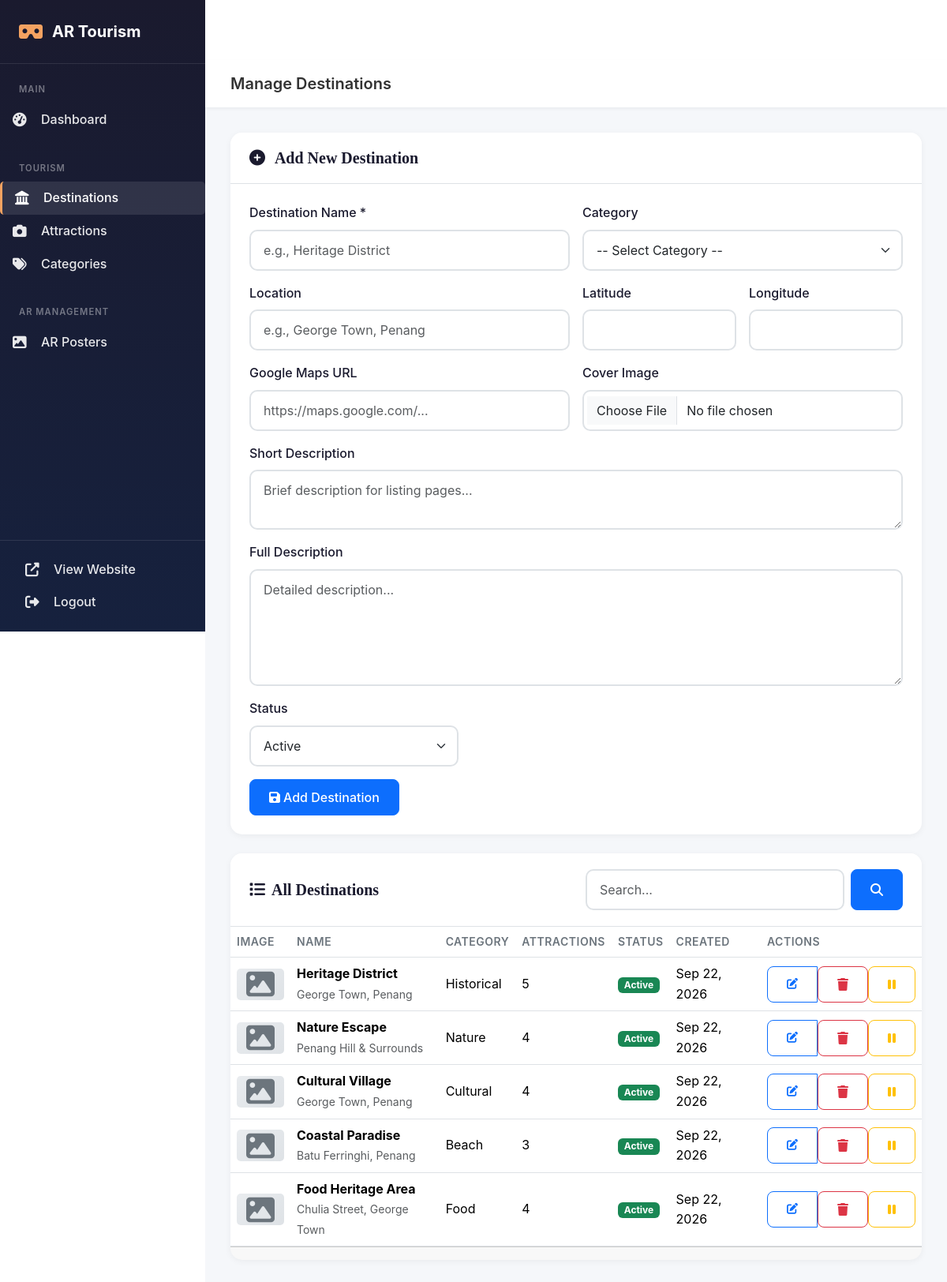
The app's page /admin/destinations/index.php (signed in) with its own data.
### tables this page shows
CREATE TABLE destinations (
    id INT AUTO_INCREMENT PRIMARY KEY,
    name VARCHAR(150) NOT NULL,
    slug VARCHAR(150) NOT NULL UNIQUE,
    short_description TEXT,
    full_description LONGTEXT,
    cover_image VARCHAR(255),
    location VARCHAR(255),
    latitude DECIMAL(10, 8),
    longitude DECIMAL(11, 8),
    google_maps_url VARCHAR(255),
    category_id INT,
    status ENUM('active', 'inactive') DEFAULT 'active',
    created_at TIMESTAMP DEFAULT CURRENT_TIMESTAMP,
    updated_at TIMESTAMP DEFAULT CURRENT_TIMESTAMP ON UPDATE CURRENT_TIMESTAMP,
    FOREIGN KEY (category_id) REFERENCES categories(id) ON DELETE SET NULL,
    INDEX idx_slug (slug),
    INDEX idx_category (category_id),
    INDEX idx_status (status)
);

CREATE TABLE categories (
    id INT AUTO_INCREMENT PRIMARY KEY,
    name VARCHAR(100) NOT NULL,
    slug VARCHAR(100) NOT NULL UNIQUE,
    description TEXT,
    icon VARCHAR(50),
    status ENUM('active', 'inactive') DEFAULT 'active',
    display_order INT DEFAULT 0,
    created_at TIMESTAMP DEFAULT CURRENT_TIMESTAMP,
    updated_at TIMESTAMP DEFAULT CURRENT_TIMESTAMP ON UPDATE CURRENT_TIMESTAMP
);

### includes/database.php (called while the page is built, shortened)
<?php
function getDB(): PDO {
    static $pdo = null;
    if ($pdo === null) {
        $dsn = 'mysql:host=' . DB_HOST . ';dbname=' . DB_NAME . ';charset=' . DB_CHARSET;
        $options = [
            PDO::ATTR_ERRMODE => PDO::ERRMODE_EXCEPTION,
            PDO::ATTR_DEFAULT_FETCH_MODE => PDO::FETCH_ASSOC,
            PDO::ATTR_EMULATE_PREPARES => false,
            PDO::MYSQL_ATTR_INIT_COMMAND => "SET NAMES utf8mb4 COLLATE utf8mb4_unicode_ci"
        ];
        try {
            $pdo = new PDO($dsn, DB_USER, DB_PASS, $options);
        } catch (PDOException $e) {
            error_log('Database connection error: ' . $e->getMessage());
            die('Database connection failed. Please check your configuration.');
        }
    }
    return $pdo;
}
function dbQuery(string $sql, array $params = []): array {
    try {
        $stmt = getDB()->prepare($sql);
        $stmt->execute($params);
        return $stmt->fetchAll();
    } catch (PDOException $e) {
        error_log('Query error: ' . $e->getMessage());
        return [];
    }
}
function dbQueryOne(string $sql, array $params = []): ?array {
    try {
        $stmt = getDB()->prepare($sql);
        $stmt->execute($params);
        $result = $stmt->fetch();
        return $result ?: null;
    } catch (PDOException $e) {
        error_log('Query error: ' . $e->getMessage());
        return null;
    }
}
function e(string $string): string {
    return htmlspecialchars($string, ENT_QUOTES, 'UTF-8');
}
?>

### includes/functions.php (called while the page is built, shortened)
<?php
require_once __DIR__ . '/database.php';
function formatDate(string $date, string $format = 'M d, Y'): string {
    try {
        return date($format, strtotime($date));
    } catch (Exception $e) {
        return $date;
    }
}
function getPagination(int $total, int $page, int $perPage): array {
    $totalPages = ceil($total / $perPage);
    $page = max(1, min($page, $totalPages));
    $offset = ($page - 1) * $perPage;
    return [
        'current_page' => $page,
        'total_pages' => $totalPages,
        'total_items' => $total,
        'per_page' => $perPage,
        'offset' => $offset,
        'has_prev' => $page > 1,
        'has_next' => $page < $totalPages
    ];
}
?>

### admin/destinations/index.php (the view, shortened to what this page needs)
<?php
require_once __DIR__ . '/../../includes/functions.php';
$editDest = null;
$page = isset($_GET['page']) ? max(1, intval($_GET['page'])) : 1;
$search = isset($_GET['q']) ? sanitize($_GET['q']) : '';
$perPage = ADMIN_ITEMS_PER_PAGE;
$where = [];
$params = [];
$whereClause = $where ? 'WHERE ' . implode(' AND ', $where) : '';
$countSql = "SELECT COUNT(*) as total FROM destinations $whereClause";
$countResult = dbQueryOne($countSql, $params);
$totalItems = $countResult['total'] ?? 0;
$pagination = getPagination($totalItems, $page, $perPage);
$sql = "SELECT d.*, c.name as category_name,
        (SELECT COUNT(*) FROM attractions a WHERE a.destination_id = d.id) as attraction_count
        FROM destinations d
        LEFT JOIN categories c ON d.category_id = c.id
        $whereClause
        ORDER BY d.created_at DESC
        LIMIT {$pagination['per_page']} OFFSET {$pagination['offset']}";
$destinations = dbQuery($sql, $params);
?>
<!DOCTYPE html>
<html lang="en">
<head>
    <link href="https://cdn.jsdelivr.net/npm/bootstrap@5.3.2/dist/css/bootstrap.min.css" rel="stylesheet">
    <link rel="stylesheet" href="https://cdnjs.cloudflare.com/ajax/libs/font-awesome/6.5.1/css/all.min.css">
    <link rel="stylesheet" href="../../assets/css/main.css">
    <link rel="stylesheet" href="../../assets/css/admin.css">
</head>
<body>
    <aside class="admin-sidebar" id="adminSidebar">
        <div class="sidebar-header">
            <a href="<?php echo APP_URL; ?>/" class="sidebar-brand">
                <i class="fas fa-vr-cardboard"></i>
                <span>AR Tourism</span>
            </a>
        </div>
        <nav class="sidebar-nav">
            <div class="nav-section">
                <span class="nav-section-title">Main</span>
                <a href="index.php" class="nav-link"><i class="fas fa-tachometer-alt"></i><span>Dashboard</span></a>
            </div>
            <div class="nav-section">
                <span class="nav-section-title">Tourism</span>
                <a href="index.php" class="nav-link active"><i class="fas fa-landmark"></i><span>Destinations</span></a>
                <a href="../attractions/index.php" class="nav-link"><i class="fas fa-camera"></i><span>Attractions</span></a>
                <a href="../categories/index.php" class="nav-link"><i class="fas fa-tags"></i><span>Categories</span></a>
            </div>
            <div class="nav-section">
                <span class="nav-section-title">AR Management</span>
                <a href="../ar-posters/index.php" class="nav-link"><i class="fas fa-image"></i><span>AR Posters</span></a>
            </div>
            <div class="sidebar-footer">
                <a href="../../index.php" class="nav-link"><i class="fas fa-external-link-alt"></i><span>View Website</span></a>
                <a href="../logout.php" class="nav-link text-danger"><i class="fas fa-sign-out-alt"></i><span>Logout</span></a>
            </div>
        </nav>
    </aside>
    <div class="admin-main">
        <header class="admin-topbar">
            <div class="topbar-left">
                <h1 class="topbar-title">Manage Destinations</h1>
            </div>
        </header>
        <main class="admin-content">
            <div class="card mb-4">
                <div class="card-header d-flex justify-content-between align-items-center">
                    <h5 class="card-title mb-0">
                        <i class="fas fa-<?php echo $editDest ? 'edit' : 'plus-circle'; ?> me-2"></i>
                        <?php echo $editDest ? 'Edit Destination' : 'Add New Destination'; ?>
                    </h5>
                </div>
                <div class="card-body">
                    <form method="POST" action="" enctype="multipart/form-data" class="row g-3">
                        <div class="col-md-6">
                            <label class="form-label">Destination Name *</label>
                            <input type="text" name="name" class="form-control" required
                                   value="<?php echo e($editDest['name'] ?? ''); ?>" placeholder="e.g., Heritage District">
                        </div>
                        <div class="col-md-6">
                            <label class="form-label">Category</label>
                            <select name="category_id" class="form-select">
                                <option value="">-- Select Category --</option>
                            </select>
                        </div>
                        <div class="col-md-6">
                            <label class="form-label">Location</label>
                            <input type="text" name="location" class="form-control"
                                   value="<?php echo e($editDest['location'] ?? ''); ?>" placeholder="e.g., George Town, Penang">
                        </div>
                        <div class="col-md-3">
                            <label class="form-label">Latitude</label>
                            <input type="number" step="0.0000001" name="latitude" class="form-control"
                                   value="<?php echo e($editDest['latitude'] ?? ''); ?>">
                        </div>
                        <div class="col-md-3">
                            <label class="form-label">Longitude</label>
                            <input type="number" step="0.0000001" name="longitude" class="form-control"
                                   value="<?php echo e($editDest['longitude'] ?? ''); ?>">
                        </div>
                        <div class="col-md-6">
                            <label class="form-label">Google Maps URL</label>
                            <input type="url" name="google_maps_url" class="form-control"
                                   value="<?php echo e($editDest['google_maps_url'] ?? ''); ?>" placeholder="https://maps.google.com/...">
                        </div>
                        <div class="col-md-6">
                            <label class="form-label">Cover Image</label>
                            <input type="file" name="cover_image" class="form-control" accept="image/*">
                        </div>
                        <div class="col-12">
                            <label class="form-label">Short Description</label>
                            <textarea name="short_description" class="form-control" rows="2"
                                      placeholder="Brief description for listing pages..."><?php echo e($editDest['short_description'] ?? ''); ?></textarea>
                        </div>
                        <div class="col-12">
                            <label class="form-label">Full Description</label>
                            <textarea name="full_description" class="form-control" rows="5"
                                      placeholder="Detailed description..."><?php echo e($editDest['full_description'] ?? ''); ?></textarea>
                        </div>
                        <div class="col-md-4">
                            <label class="form-label">Status</label>
                            <select name="status" class="form-select">
                                <option value="active" <?php echo ($editDest['status'] ?? 'active') === 'active' ? 'selected' : ''; ?>>Active</option>
                            </select>
                        </div>
                        <div class="col-12">
                            <button type="submit" class="btn btn-primary">
                                <i class="fas fa-save me-1"></i><?php echo $editDest ? 'Update Destination' : 'Add Destination'; ?>
                            </button>
                        </div>
                    </form>
                </div>
            </div>
            <div class="card">
                <div class="card-header">
                    <div class="row align-items-center">
                        <div class="col-md-6">
                            <h5 class="card-title mb-0"><i class="fas fa-list me-2"></i>All Destinations</h5>
                        </div>
                        <div class="col-md-6">
                            <form method="GET" class="d-flex">
                                <input type="text" name="q" class="form-control me-2" placeholder="Search..." value="<?php echo e($search); ?>">
                                <button type="submit" class="btn btn-primary"><i class="fas fa-search"></i></button>
                            </form>
                        </div>
                    </div>
                </div>
                <div class="card-body p-0">
                    <div class="table-responsive">
                        <table class="table table-hover mb-0">
                            <thead>
                                <tr>
                                    <th>Image</th>
                                    <th>Name</th>
                                    <th>Category</th>
                                    <th>Attractions</th>
                                    <th>Status</th>
                                    <th>Created</th>
                                    <th>Actions</th>
                                </tr>
                            </thead>
                            <tbody>
                                <?php foreach ($destinations as $dest): ?>
                                    <tr>
                                        <td>
                                            <?php if ($dest['cover_image']): ?>
                                                <img src="../../assets/uploads/destinations/<?php echo e($dest['cover_image']); ?>"
                                                     class="rounded" style="width: 60px; height: 40px; object-fit: cover;"
                                                     onerror="this.style.display='none'">
                                            <?php else: ?>
                                                <div class="placeholder-img" style="width: 60px; height: 40px; border-radius: 5px;">
                                                    <i class="fas fa-image fa-xs"></i>
                                                </div>
                                            <?php endif; ?>
                                        </td>
                                        <td>
                                            <strong><?php echo e($dest['name']); ?></strong>
                                            <br><small class="text-muted"><?php echo e($dest['location'] ?? '-'); ?></small>
                                        </td>
                                        <td><?php echo e($dest['category_name'] ?? '-'); ?></td>
                                        <td><?php echo e($dest['attraction_count']); ?></td>
                                        <td>
                                            <span class="badge bg-<?php echo $dest['status'] === 'active' ? 'success' : 'secondary'; ?>">
                                                <?php echo e(ucfirst($dest['status'])); ?>
                                            </span>
                                        </td>
                                        <td><?php echo formatDate($dest['created_at']); ?></td>
                                        <td>
                                            <div class="btn-group btn-group-sm">
                                                <a href="?edit=<?php echo e($dest['id']); ?>" class="btn btn-outline-primary" title="Edit">
                                                    <i class="fas fa-edit"></i>
                                                </a>
                                                <form method="POST" action="" class="d-inline" onsubmit="return confirm('Delete this destination? This will also delete all associated attractions.')">
                                                    <button class="btn btn-outline-danger" type="submit" title="Delete"><i class="fas fa-trash"></i></button>
                                                </form>
                                                <form method="POST" action="">
                                                    <button class="btn btn-outline-warning" type="submit" title="Toggle status">
                                                        <i class="fas fa-<?php echo $dest['status'] === 'active' ? 'pause' : 'play'; ?>"></i>
                                                    </button>
                                                </form>
                                            </div>
                                        </td>
                                    </tr>
                                <?php endforeach; ?>
                            </tbody>
                        </table>
                    </div>
                </div>
                <div class="card-footer">
                </div>
            </div>
        </main>
    </div>
</body>
</html>

### records on screen
destinations: name "Heritage District", location "George Town, Penang", category.name "Historical", attraction_count "5", status "Active", created_at "Sep 22, 2026"
destinations: name "Nature Escape", location "Penang Hill & Surrounds", category.name "Nature", attraction_count "4", status "Active", created_at "Sep 22, 2026"
destinations: name "Cultural Village", location "George Town, Penang", category.name "Cultural", attraction_count "4", status "Active", created_at "Sep 22, 2026"
destinations: name "Coastal Paradise", location "Batu Ferringhi, Penang", category.name "Beach", attraction_count "3", status "Active", created_at "Sep 22, 2026"
destinations: name "Food Heritage Area", location "Chulia Street, George Town", category.name "Food", attraction_count "4", status "Active", created_at "Sep 22, 2026"
